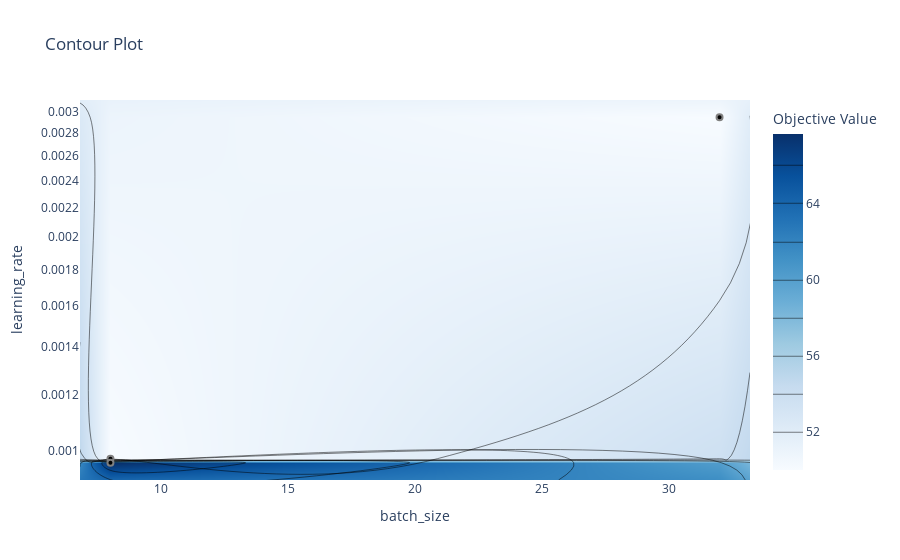

The notebook cell this image was saved under:
### Code cell
fig5 = plot_contour(study, params=["learning_rate", "batch_size"])
fig5.show()

### Figure 1 — Plotly figure (JSON) as saved in the notebook; plotly's stock layout.template omitted (floating-point values rounded to 4 significant figures)
{"data": [{"colorbar": {"title": {"text": "Objective Value"}}, "colorscale": [[0, "rgb(247,251,255)"], [0.125, "rgb(222,235,247)"], [0.25, "rgb(198,219,239)"], [0.375, "rgb(158,202,225)"], [0.5, "rgb(107,174,214)"], [0.625, "rgb(66,146,198)"], [0.75, "rgb(33,113,181)"], [0.875, "rgb(8,81,156)"], [1, "rgb(8,48,107)"]], "connectgaps": true, "contours": {"coloring": "heatmap"}, "hoverinfo": "none", "line": {"smoothing": 1.3}, "reversescale": false, "type": "contour", "x": [6.8, 8, 32, 33.2], "y": [0.0009111, 0.0009634, 0.0009763, 0.002945, 0.003114], "z": [[NaN, NaN, NaN, NaN], [NaN, 67.65, NaN, NaN], [NaN, 50.0, NaN, NaN], [NaN, NaN, 50.0, NaN], [NaN, NaN, NaN, NaN]]}, {"marker": {"color": "black", "line": {"color": "Gray", "width": 2}}, "mode": "markers", "name": "Feasible Trial", "showlegend": false, "type": "scatter", "x": [32, 8, 8], "y": [0.002945, 0.0009763, 0.0009634]}, {"marker": {"color": "#cccccc", "line": {"color": "Gray", "width": 2}}, "mode": "markers", "name": "Infeasible Trial", "showlegend": false, "type": "scatter", "x": [], "y": []}], "layout": {"title": {"text": "Contour Plot"}, "xaxis": {"range": [6.8, 33.2], "title": {"text": "batch_size"}}, "yaxis": {"range": [-3.04, -2.507], "title": {"text": "learning_rate"}, "type": "log"}}}
